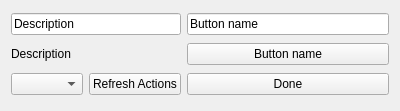
<?xml version="1.0" encoding="UTF-8"?>
<ui version="4.0">
 <class>QGCActionButton</class>
 <widget class="QWidget" name="QGCActionButton">
  <property name="geometry">
   <rect>
    <x>0</x>
    <y>0</y>
    <width>400</width>
    <height>111</height>
   </rect>
  </property>
  <property name="windowTitle">
   <string>Form</string>
  </property>
  <layout class="QGridLayout" name="gridLayout">
   <item row="1" column="0" colspan="2">
    <widget class="QLabel" name="nameLabel">
     <property name="text">
      <string>Description</string>
     </property>
    </widget>
   </item>
   <item row="2" column="0">
    <widget class="QComboBox" name="editActionComboBox"/>
   </item>
   <item row="2" column="1">
    <widget class="QPushButton" name="editActionsRefreshButton">
     <property name="text">
      <string>Refresh Actions</string>
     </property>
    </widget>
   </item>
   <item row="2" column="2">
    <widget class="QPushButton" name="editFinishButton">
     <property name="text">
      <string>Done</string>
     </property>
    </widget>
   </item>
   <item row="0" column="2">
    <widget class="QLineEdit" name="editButtonName">
     <property name="text">
      <string>Button name</string>
     </property>
    </widget>
   </item>
   <item row="0" column="0" colspan="2">
    <widget class="QLineEdit" name="editNameLabel">
     <property name="text">
      <string>Description</string>
     </property>
    </widget>
   </item>
   <item row="1" column="2">
    <widget class="QPushButton" name="actionButton">
     <property name="text">
      <string>Button name</string>
     </property>
    </widget>
   </item>
  </layout>
 </widget>
 <resources/>
 <connections>
  <connection>
   <sender>editNameLabel</sender>
   <signal>textChanged(QString)</signal>
   <receiver>nameLabel</receiver>
   <slot>setText(QString)</slot>
   <hints>
    <hint type="sourcelabel">
     <x>114</x>
     <y>22</y>
    </hint>
    <hint type="destinationlabel">
     <x>114</x>
     <y>55</y>
    </hint>
   </hints>
  </connection>
 </connections>
</ui>
